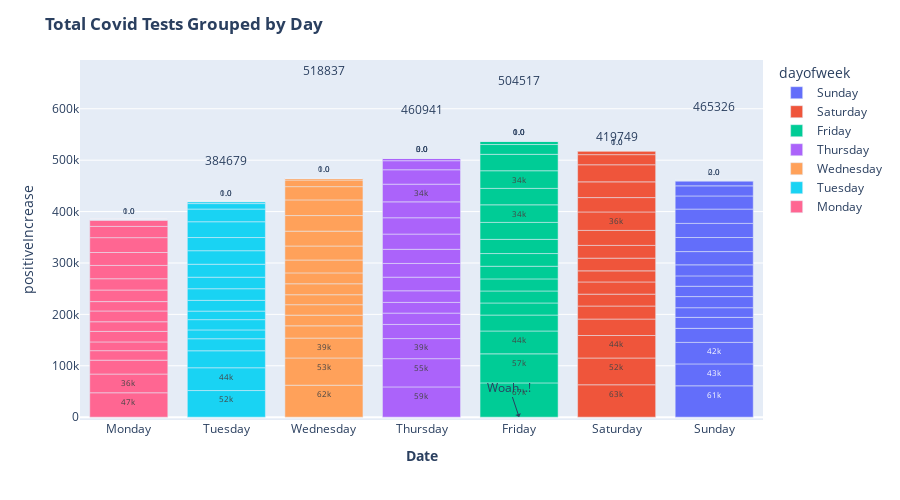

The cell this chart's notebook holds for it:
### Code cell
#plots by day
fig1 = px.bar(df
             ,x='dayofweek'
             ,y='positiveIncrease'
             ,text='positiveIncrease'
             ,color='dayofweek'
             ,height=500
             ,hover_data=['negativeIncrease', 'positiveIncrease', 'totalTestResultsIncrease']
             ,hover_name="positiveIncrease")
fig1.update_traces(texttemplate='%{text:.2s}'
                  ,textposition='outside')
fig1.update_layout(uniformtext_minsize=8
                 ,uniformtext_mode='hide'
                 ,title_text="<b>Positive Covid Tests Grouped by Day</b>"
                 ,xaxis={'categoryorder':'array', 'categoryarray':['Monday','Tuesday','Wednesday','Thursday', 'Friday', 'Saturday', 'Sunday']})

# Set x-axis title
fig1.update_xaxes(title_text="<b>Date</b>")

fig1.add_shape( # add a horizontal "target" line
    type="line", line_color="salmon", line_width=3, opacity=1, line_dash="dot",
    x0=0, x1=1, xref="paper", y0=avg_total_increase_grp_day, y1=avg_total_increase_grp_day, yref="y"
)

fig1.add_annotation( # add a text callout with arrow
    text="Woah...!", x="Friday", y=300, arrowhead=1, showarrow=True
)

total_labels = [{"x": x, "y": pos_totals*1.3, "text": str(pos_totals), "showarrow": False} for x, pos_totals in zip(x_labels, pos_totals)]

fig1.update_layout(uniformtext_minsize=8
                 ,uniformtext_mode='hide'
                 ,title_text="<b>Total Covid Tests Grouped by Day</b>"
                 ,xaxis={'categoryorder':'array', 'categoryarray':['Monday','Tuesday','Wednesday','Thursday', 'Friday', 'Saturday', 'Sunday']}
                 ,annotations=total_labels)
fig1.show()



fig2 = px.bar(df
             ,x='dayofweek'
             ,y='negativeIncrease'
             ,text='negativeIncrease'
             ,color='dayofweek'
             ,height=500
             ,hover_data=['negativeIncrease', 'positiveIncrease', 'totalTestResultsIncrease']
             ,hover_name="negativeIncrease")
fig2.update_traces(texttemplate='%{text:.2s}'
                  ,textposition='outside')
fig2.update_layout(uniformtext_minsize=8
                 ,uniformtext_mode='hide'
                 ,title_text="<b>Neagtive Covid Tests Grouped by Day</b>"
                 ,xaxis={'categoryorder':'array', 'categoryarray':['Monday','Tuesday','Wednesday','Thursday', 'Friday', 'Saturday', 'Sunday']})

# Set x-axis title
fig2.update_xaxes(title_text="<b>Date</b>")

fig2.add_shape( # add a horizontal "target" line
    type="line", line_color="salmon", line_width=3, opacity=1, line_dash="dot",
    x0=0, x1=1, xref="paper", y0=avg_total_increase_grp_day, y1=avg_total_increase_grp_day, yref="y"
)

fig2.add_annotation( # add a text callout with arrow
    text="Woah...!", x="Friday", y=300, arrowhead=1, showarrow=True
)

total_labels = [{"x": x, "y": neg_totals*1.25, "text": str(neg_totals), "showarrow": False} for x, neg_totals in zip(x_labels, neg_totals)]

fig2.update_layout(uniformtext_minsize=8
                 ,uniformtext_mode='hide'
                 ,title_text="<b>Total Covid Tests Grouped by Day</b>"
                 ,xaxis={'categoryorder':'array', 'categoryarray':['Monday','Tuesday','Wednesday','Thursday', 'Friday', 'Saturday', 'Sunday']}
                 ,annotations=total_labels)
fig2.show()



fig3 = px.bar(df
             ,x='dayofweek'
             ,y='totalTestResultsIncrease'
             ,text='totalTestResultsIncrease'
             ,color='dayofweek'
             ,height=500
             ,hover_data=['negativeIncrease', 'positiveIncrease', 'totalTestResultsIncrease']
             ,hover_name="totalTestResultsIncrease")
fig3.update_traces(texttemplate='%{text:.2s}'
                  ,textposition='outside')

# Set x-axis title
fig3.update_xaxes(title_text="<b>Date</b>")

fig3.add_shape( # add a horizontal "target" line
    type="line", line_color="salmon", line_width=3, opacity=1, line_dash="dot",
    x0=0, x1=1, xref="paper", y0=avg_total_increase_grp_day, y1=avg_total_increase_grp_day, yref="y"
)

fig3.add_annotation( # add a text callout with arrow
    text="Woah...!", x="Friday", y=300, arrowhead=1, showarrow=True
)

total_labels = [{"x": x, "y": total_totals*.95, "text": str(total_totals), "showarrow": True} for x, total_totals in zip(x_labels, total_totals)]

fig3.update_layout(uniformtext_minsize=8
                 ,uniformtext_mode='hide'
                 ,title_text="<b>Total Covid Tests Grouped by Day</b>"
                 ,xaxis={'categoryorder':'array', 'categoryarray':['Monday','Tuesday','Wednesday','Thursday', 'Friday', 'Saturday', 'Sunday']}
                 ,annotations=total_labels)

fig3.show()


#deaths
fig4 = px.bar(df
             ,x='dayofweek'
             ,y='deathIncrease'
             ,text='deathIncrease'
             ,color='dayofweek'
             ,height=500
             ,hover_data=['negativeIncrease', 'positiveIncrease', 'totalTestResultsIncrease','deathIncrease']
             ,hover_name="deathIncrease")
fig4.update_traces(texttemplate='%{text:.2s}'
                  ,textposition='outside')
fig4.update_layout(uniformtext_minsize=8
                 ,uniformtext_mode='hide'
                 ,title_text="<b>Death Covid Tests Grouped by Day</b>"
                 ,xaxis={'categoryorder':'array', 'categoryarray':['Monday','Tuesday','Wednesday','Thursday', 'Friday', 'Saturday', 'Sunday']})

# Set x-axis title
fig4.update_xaxes(title_text="<b>Date</b>")

fig4.add_shape( # add a horizontal "target" line
    type="line", line_color="salmon", line_width=3, opacity=1, line_dash="dot",
    x0=0, x1=1, xref="paper", y0=avg_total_increase_grp_day, y1=avg_total_increase_grp_day, yref="y"
)

# fig4.add_annotation( # add a text callout with arrow
#     text="Woah...!", x="Friday", y=300, arrowhead=1, showarrow=True
# )

# total_labels = [{"x": x, "y": pos_totals*1.3, "text": str(pos_totals), "showarrow": False} for x, pos_totals in zip(x_labels, pos_totals)]

fig4.update_layout(uniformtext_minsize=8
                 ,uniformtext_mode='hide'
                 ,title_text="<b>Total Covid Deaths Grouped by Day</b>"
                 ,xaxis={'categoryorder':'array', 'categoryarray':['Monday','Tuesday','Wednesday','Thursday', 'Friday', 'Saturday', 'Sunday']})
#                  ,annotations=total_labels)
fig4.show()



fig5 = px.bar(df
             ,x='dayofweek'
             ,y='hospitalizedIncrease'
             ,text='hospitalizedIncrease'
             ,color='dayofweek'
             ,height=500
             ,hover_data=['negativeIncrease', 'positiveIncrease', 'totalTestResultsIncrease','deathIncrease','hospitalizedIncrease']
             ,hover_name="hospitalizedIncrease")
fig5.update_traces(texttemplate='%{text:.2s}'
                  ,textposition='outside')
fig5.update_layout(uniformtext_minsize=8
                 ,uniformtext_mode='hide'
                 ,title_text="<b>Hospitalized Covid Tests Grouped by Day</b>"
                 ,xaxis={'categoryorder':'array', 'categoryarray':['Monday','Tuesday','Wednesday','Thursday', 'Friday', 'Saturday', 'Sunday']})

# Set x-axis title
fig5.update_xaxes(title_text="<b>Date</b>")

fig5.add_shape( # add a horizontal "target" line
    type="line", line_color="salmon", line_width=3, opacity=1, line_dash="dot",
    x0=0, x1=1, xref="paper", y0=avg_total_increase_grp_day, y1=avg_total_increase_grp_day, yref="y"
)

# fig4.add_annotation( # add a text callout with arrow
#     text="Woah...!", x="Friday", y=300, arrowhead=1, showarrow=True
# )

# total_labels = [{"x": x, "y": pos_totals*1.3, "text": str(pos_totals), "showarrow": False} for x, pos_totals in zip(x_labels, pos_totals)]

fig5.update_layout(uniformtext_minsize=8
                 ,uniformtext_mode='hide'
                 ,title_text="<b>Total Hospitalized Covid Deaths Grouped by Day</b>"
                 ,xaxis={'categoryorder':'array', 'categoryarray':['Monday','Tuesday','Wednesday','Thursday', 'Friday', 'Saturday', 'Sunday']})
#                  ,annotations=total_labels)
fig5.show()

### Figure 1 — Plotly figure (JSON) as saved in the notebook; plotly's stock layout.template omitted (floating-point values rounded to 4 significant figures)
{"data": [{"alignmentgroup": "True", "customdata": [[667803, 60978, 728781], [614306, 42602, 656908], [544786, 41907, 586693], [485544, 27284, 512828], [461515, 21373, 482888], [428327, 18823, 447150], [374532, 21639, 396171], [361400, 20105, 381505], [350983, 20171, 371154], [244826, 21504, 266330], [210747, 25767, 236514], [178908, 27380, 206288], [126462, 27468, 153930], [111073, 27844, 138917], [94105, 25550, 119655], [67957, 19655, 87612], [36214, 9259, 45473], [6353, 1251, 7604], [607, 267, 874], [-3, 89, 86], [0, 16, 16], [0, 7, 7], [0, 0, 0], [0, 2, 2], [0, 0, 0]], "hovertemplate": "<b>%{hovertext}</b><br><br>dayofweek=%{x}<br>positiveIncrease=%{customdata[1]}<br>negativeIncrease=%{customdata[0]}<br>totalTestResultsIncrease=%{customdata[2]}<extra></extra>", "hovertext": [60978, 42602, 41907, 27284, 21373, 18823, 21639, 20105, 20171, 21504, 25767, 27380, 27468, 27844, 25550, 19655, 9259, 1251, 267, 89, 16, 7, 0, 2, 0], "legendgroup": "Sunday", "marker": {"color": "#636efa"}, "name": "Sunday", "offsetgroup": "Sunday", "orientation": "v", "showlegend": true, "text": [60978, 42602, 41907, 27284, 21373, 18823, 21639, 20105, 20171, 21504, 25767, 27380, 27468, 27844, 25550, 19655, 9259, 1251, 267, 89, 16, 7, 0, 2, 0], "textposition": "outside", "texttemplate": "%{text:.2s}", "type": "bar", "x": ["Sunday", "Sunday", "Sunday", "Sunday", "Sunday", "Sunday", "Sunday", "Sunday", "Sunday", "Sunday", "Sunday", "Sunday", "Sunday", "Sunday", "Sunday", "Sunday", "Sunday", "Sunday", "Sunday", "Sunday", "Sunday", "Sunday", "Sunday", "Sunday", "Sunday"], "xaxis": "x", "y": [60978, 42602, 41907, 27284, 21373, 18823, 21639, 20105, 20171, 21504, 25767, 27380, 27468, 27844, 25550, 19655, 9259, 1251, 267, 89, 16, 7, 0, 2, 0], "yaxis": "y"}, {"alignmentgroup": "True", "customdata": [[570967, 63007, 633974], [590140, 52091, 642231], [559083, 43783, 602866], [535199, 31994, 567193], [480052, 25341, 505393], [489265, 23106, 512371], [401992, 23762, 425754], [368410, 21590, 390000], [337419, 24701, 362120], [266799, 24810, 291609], [217899, 29185, 247084], [240249, 35901, 276150], [117871, 27963, 145834], [106426, 30561, 136987], [195941, 33252, 229193], [87146, 19724, 106870], [38448, 6885, 45333], [3695, 915, 4610], [578, 220, 798], [17, 24, 41], [0, 13, 13], [0, 7, 7], [0, 1, 1], [0, 1, 1], [0, 0, 0]], "hovertemplate": "<b>%{hovertext}</b><br><br>dayofweek=%{x}<br>positiveIncrease=%{customdata[1]}<br>negativeIncrease=%{customdata[0]}<br>totalTestResultsIncrease=%{customdata[2]}<extra></extra>", "hovertext": [63007, 52091, 43783, 31994, 25341, 23106, 23762, 21590, 24701, 24810, 29185, 35901, 27963, 30561, 33252, 19724, 6885, 915, 220, 24, 13, 7, 1, 1, 0], "legendgroup": "Saturday", "marker": {"color": "#EF553B"}, "name": "Saturday", "offsetgroup": "Saturday", "orientation": "v", "showlegend": true, "text": [63007, 52091, 43783, 31994, 25341, 23106, 23762, 21590, 24701, 24810, 29185, 35901, 27963, 30561, 33252, 19724, 6885, 915, 220, 24, 13, 7, 1, 1, 0], "textposition": "outside", "texttemplate": "%{text:.2s}", "type": "bar", "x": ["Saturday", "Saturday", "Saturday", "Saturday", "Saturday", "Saturday", "Saturday", "Saturday", "Saturday", "Saturday", "Saturday", "Saturday", "Saturday", "Saturday", "Saturday", "Saturday", "Saturday", "Saturday", "Saturday", "Saturday", "Saturday", "Saturday", "Saturday", "Saturday", "Saturday"], "xaxis": "x", "y": [63007, 52091, 43783, 31994, 25341, 23106, 23762, 21590, 24701, 24810, 29185, 35901, 27963, 30561, 33252, 19724, 6885, 915, 220, 24, 13, 7, 1, 1, 0], "yaxis": "y"}, {"alignmentgroup": "True", "customdata": [[756730, 66645, 823375], [664865, 56575, 721440], [557541, 44421, 601962], [538444, 31046, 569490], [593893, 23477, 617370], [482923, 23352, 506275], [463707, 23522, 487229], [384533, 24555, 409088], [333613, 24710, 358323], [270245, 27605, 297850], [262170, 33056, 295226], [201683, 34174, 235857], [126720, 31964, 158684], [124042, 34351, 158393], [100945, 31945, 132890], [83612, 19044, 102656], [30407, 6255, 36662], [8146, 1025, 9171], [645, 141, 786], [0, 40, 40], [0, 11, 11], [0, 3, 3], [0, 1, 1], [0, 0, 0], [0, 0, 0]], "hovertemplate": "<b>%{hovertext}</b><br><br>dayofweek=%{x}<br>positiveIncrease=%{customdata[1]}<br>negativeIncrease=%{customdata[0]}<br>totalTestResultsIncrease=%{customdata[2]}<extra></extra>", "hovertext": [66645, 56575, 44421, 31046, 23477, 23352, 23522, 24555, 24710, 27605, 33056, 34174, 31964, 34351, 31945, 19044, 6255, 1025, 141, 40, 11, 3, 1, 0, 0], "legendgroup": "Friday", "marker": {"color": "#00cc96"}, "name": "Friday", "offsetgroup": "Friday", "orientation": "v", "showlegend": true, "text": [66645, 56575, 44421, 31046, 23477, 23352, 23522, 24555, 24710, 27605, 33056, 34174, 31964, 34351, 31945, 19044, 6255, 1025, 141, 40, 11, 3, 1, 0, 0], "textposition": "outside", "texttemplate": "%{text:.2s}", "type": "bar", "x": ["Friday", "Friday", "Friday", "Friday", "Friday", "Friday", "Friday", "Friday", "Friday", "Friday", "Friday", "Friday", "Friday", "Friday", "Friday", "Friday", "Friday", "Friday", "Friday", "Friday", "Friday", "Friday", "Friday", "Friday", "Friday"], "xaxis": "x", "y": [66645, 56575, 44421, 31046, 23477, 23352, 23522, 24555, 24710, 27605, 33056, 34174, 31964, 34351, 31945, 19044, 6255, 1025, 141, 40, 11, 3, 1, 0, 0], "yaxis": "y"}, {"alignmentgroup": "True", "customdata": [[641544, 58836, 700380], [608420, 54956, 663376], [596819, 39072, 635891], [486379, 27527, 513906], [434391, 22032, 456423], [440145, 20839, 460984], [411869, 22601, 434470], [435306, 26513, 461819], [337369, 26705, 364074], [274154, 27490, 301644], [203028, 29619, 232647], [161026, 31788, 192814], [132875, 30923, 163798], [136639, 34419, 171058], [90859, 27992, 118851], [84159, 17656, 101815], [23410, 4671, 28081], [4628, 682, 5310], [464, 153, 617], [0, 27, 27], [0, 13, 13], [0, 0, 0], [0, 3, 3], [0, 0, 0], [0, 0, 0]], "hovertemplate": "<b>%{hovertext}</b><br><br>dayofweek=%{x}<br>positiveIncrease=%{customdata[1]}<br>negativeIncrease=%{customdata[0]}<br>totalTestResultsIncrease=%{customdata[2]}<extra></extra>", "hovertext": [58836, 54956, 39072, 27527, 22032, 20839, 22601, 26513, 26705, 27490, 29619, 31788, 30923, 34419, 27992, 17656, 4671, 682, 153, 27, 13, 0, 3, 0, 0], "legendgroup": "Thursday", "marker": {"color": "#ab63fa"}, "name": "Thursday", "offsetgroup": "Thursday", "orientation": "v", "showlegend": true, "text": [58836, 54956, 39072, 27527, 22032, 20839, 22601, 26513, 26705, 27490, 29619, 31788, 30923, 34419, 27992, 17656, 4671, 682, 153, 27, 13, 0, 3, 0, 0], "textposition": "outside", "texttemplate": "%{text:.2s}", "type": "bar", "x": ["Thursday", "Thursday", "Thursday", "Thursday", "Thursday", "Thursday", "Thursday", "Thursday", "Thursday", "Thursday", "Thursday", "Thursday", "Thursday", "Thursday", "Thursday", "Thursday", "Thursday", "Thursday", "Thursday", "Thursday", "Thursday", "Thursday", "Thursday", "Thursday", "Thursday"], "xaxis": "x", "y": [58836, 54956, 39072, 27527, 22032, 20839, 22601, 26513, 26705, 27490, 29619, 31788, 30923, 34419, 27992, 17656, 4671, 682, 153, 27, 13, 0, 3, 0, 0], "yaxis": "y"}, {"alignmentgroup": "True", "customdata": [[564523, 62147, 626670], [580275, 53007, 633282], [472451, 38684, 511135], [463284, 23873, 487157], [407476, 20803, 428279], [446402, 20312, 466714], [289048, 19385, 308433], [385840, 21319, 407159], [297848, 21193, 319041], [219777, 25056, 244833], [212176, 27231, 239407], [294567, 28912, 323479], [106684, 30298, 136982], [116954, 30534, 147488], [82748, 25773, 108521], [71521, 12873, 84394], [21893, 3171, 25064], [3291, 527, 3818], [911, 187, 1098], [0, 29, 29], [0, 10, 10], [0, 1, 1], [0, 0, 0], [0, 1, 1], [0, 0, 0]], "hovertemplate": "<b>%{hovertext}</b><br><br>dayofweek=%{x}<br>positiveIncrease=%{customdata[1]}<br>negativeIncrease=%{customdata[0]}<br>totalTestResultsIncrease=%{customdata[2]}<extra></extra>", "hovertext": [62147, 53007, 38684, 23873, 20803, 20312, 19385, 21319, 21193, 25056, 27231, 28912, 30298, 30534, 25773, 12873, 3171, 527, 187, 29, 10, 1, 0, 1, 0], "legendgroup": "Wednesday", "marker": {"color": "#FFA15A"}, "name": "Wednesday", "offsetgroup": "Wednesday", "orientation": "v", "showlegend": true, "text": [62147, 53007, 38684, 23873, 20803, 20312, 19385, 21319, 21193, 25056, 27231, 28912, 30298, 30534, 25773, 12873, 3171, 527, 187, 29, 10, 1, 0, 1, 0], "textposition": "outside", "texttemplate": "%{text:.2s}", "type": "bar", "x": ["Wednesday", "Wednesday", "Wednesday", "Wednesday", "Wednesday", "Wednesday", "Wednesday", "Wednesday", "Wednesday", "Wednesday", "Wednesday", "Wednesday", "Wednesday", "Wednesday", "Wednesday", "Wednesday", "Wednesday", "Wednesday", "Wednesday", "Wednesday", "Wednesday", "Wednesday", "Wednesday", "Wednesday", "Wednesday"], "xaxis": "x", "y": [62147, 53007, 38684, 23873, 20803, 20312, 19385, 21319, 21193, 25056, 27231, 28912, 30298, 30534, 25773, 12873, 3171, 527, 187, 29, 10, 1, 0, 1, 0], "yaxis": "y"}, {"alignmentgroup": "True", "customdata": [[581455, 51766, 633221], [589596, 44349, 633945], [466574, 33021, 499595], [439702, 23435, 463137], [402802, 17175, 419977], [398664, 19982, 418646], [289303, 16629, 305932], [380486, 20853, 401339], [285892, 22663, 308555], [249022, 22449, 271471], [181395, 25204, 206599], [126501, 26333, 152834], [126141, 25631, 151772], [123505, 30737, 154242], [87636, 24694, 112330], [58505, 10632, 69137], [13707, 3613, 17320], [2049, 441, 2490], [143, 100, 243], [0, 31, 31], [0, 9, 9], [0, 1, 1], [0, 1, 1], [0, 0, 0]], "hovertemplate": "<b>%{hovertext}</b><br><br>dayofweek=%{x}<br>positiveIncrease=%{customdata[1]}<br>negativeIncrease=%{customdata[0]}<br>totalTestResultsIncrease=%{customdata[2]}<extra></extra>", "hovertext": [51766, 44349, 33021, 23435, 17175, 19982, 16629, 20853, 22663, 22449, 25204, 26333, 25631, 30737, 24694, 10632, 3613, 441, 100, 31, 9, 1, 1, 0], "legendgroup": "Tuesday", "marker": {"color": "#19d3f3"}, "name": "Tuesday", "offsetgroup": "Tuesday", "orientation": "v", "showlegend": true, "text": [51766, 44349, 33021, 23435, 17175, 19982, 16629, 20853, 22663, 22449, 25204, 26333, 25631, 30737, 24694, 10632, 3613, 441, 100, 31, 9, 1, 1, 0], "textposition": "outside", "texttemplate": "%{text:.2s}", "type": "bar", "x": ["Tuesday", "Tuesday", "Tuesday", "Tuesday", "Tuesday", "Tuesday", "Tuesday", "Tuesday", "Tuesday", "Tuesday", "Tuesday", "Tuesday", "Tuesday", "Tuesday", "Tuesday", "Tuesday", "Tuesday", "Tuesday", "Tuesday", "Tuesday", "Tuesday", "Tuesday", "Tuesday", "Tuesday"], "xaxis": "x", "y": [51766, 44349, 33021, 23435, 17175, 19982, 16629, 20853, 22663, 22449, 25204, 26333, 25631, 30737, 24694, 10632, 3613, 441, 100, 31, 9, 1, 1, 0], "yaxis": "y"}, {"alignmentgroup": "True", "customdata": [[472521, 47430, 519951], [595242, 36423, 631665], [435361, 27017, 462378], [416650, 18510, 435160], [379179, 17012, 396191], [391912, 20415, 412327], [403790, 18798, 422588], [333721, 20992, 354713], [363887, 18236, 382123], [208933, 22523, 231456], [172795, 21979, 194774], [119816, 25872, 145688], [109050, 25133, 134183], [123071, 28937, 152008], [96564, 21897, 118461], [46706, 11442, 58148], [16355, 1569, 17924], [1406, 367, 1773], [112, 82, 194], [0, 26, 26], [0, 15, 15], [0, 3, 3], [0, 1, 1], [0, 0, 0]], "hovertemplate": "<b>%{hovertext}</b><br><br>dayofweek=%{x}<br>positiveIncrease=%{customdata[1]}<br>negativeIncrease=%{customdata[0]}<br>totalTestResultsIncrease=%{customdata[2]}<extra></extra>", "hovertext": [47430, 36423, 27017, 18510, 17012, 20415, 18798, 20992, 18236, 22523, 21979, 25872, 25133, 28937, 21897, 11442, 1569, 367, 82, 26, 15, 3, 1, 0], "legendgroup": "Monday", "marker": {"color": "#FF6692"}, "name": "Monday", "offsetgroup": "Monday", "orientation": "v", "showlegend": true, "text": [47430, 36423, 27017, 18510, 17012, 20415, 18798, 20992, 18236, 22523, 21979, 25872, 25133, 28937, 21897, 11442, 1569, 367, 82, 26, 15, 3, 1, 0], "textposition": "outside", "texttemplate": "%{text:.2s}", "type": "bar", "x": ["Monday", "Monday", "Monday", "Monday", "Monday", "Monday", "Monday", "Monday", "Monday", "Monday", "Monday", "Monday", "Monday", "Monday", "Monday", "Monday", "Monday", "Monday", "Monday", "Monday", "Monday", "Monday", "Monday", "Monday"], "xaxis": "x", "y": [47430, 36423, 27017, 18510, 17012, 20415, 18798, 20992, 18236, 22523, 21979, 25872, 25133, 28937, 21897, 11442, 1569, 367, 82, 26, 15, 3, 1, 0], "yaxis": "y"}], "layout": {"annotations": [{"arrowhead": 1, "showarrow": true, "text": "Woah...!", "x": "Friday", "y": 300}, {"showarrow": false, "text": "384679", "x": "Tuesday", "y": 500100.0}, {"showarrow": false, "text": "518837", "x": "Wednesday", "y": 674500.0}, {"showarrow": false, "text": "460941", "x": "Thursday", "y": 599200.0}, {"showarrow": false, "text": "504517", "x": "Friday", "y": 655900.0}, {"showarrow": false, "text": "419749", "x": "Saturday", "y": 545700.0}, {"showarrow": false, "text": "465326", "x": "Sunday", "y": 604900.0}], "barmode": "relative", "height": 500, "legend": {"title": {"text": "dayofweek"}, "tracegroupgap": 0}, "margin": {"t": 60}, "shapes": [{"line": {"color": "salmon", "dash": "dot", "width": 3}, "opacity": 1, "type": "line", "x0": 0, "x1": 1, "xref": "paper", "y0": [260900.0, 211300.0, 245100.0, 233100.0, 240300.0, 217600.0, 220100.0], "y1": [260900.0, 211300.0, 245100.0, 233100.0, 240300.0, 217600.0, 220100.0], "yref": "y"}], "title": {"text": "<b>Total Covid Tests Grouped by Day</b>"}, "uniformtext": {"minsize": 8, "mode": "hide"}, "xaxis": {"anchor": "y", "categoryarray": ["Monday", "Tuesday", "Wednesday", "Thursday", "Friday", "Saturday", "Sunday"], "categoryorder": "array", "domain": [0, 1], "title": {"text": "<b>Date</b>"}}, "yaxis": {"anchor": "x", "domain": [0, 1], "title": {"text": "positiveIncrease"}}}}
